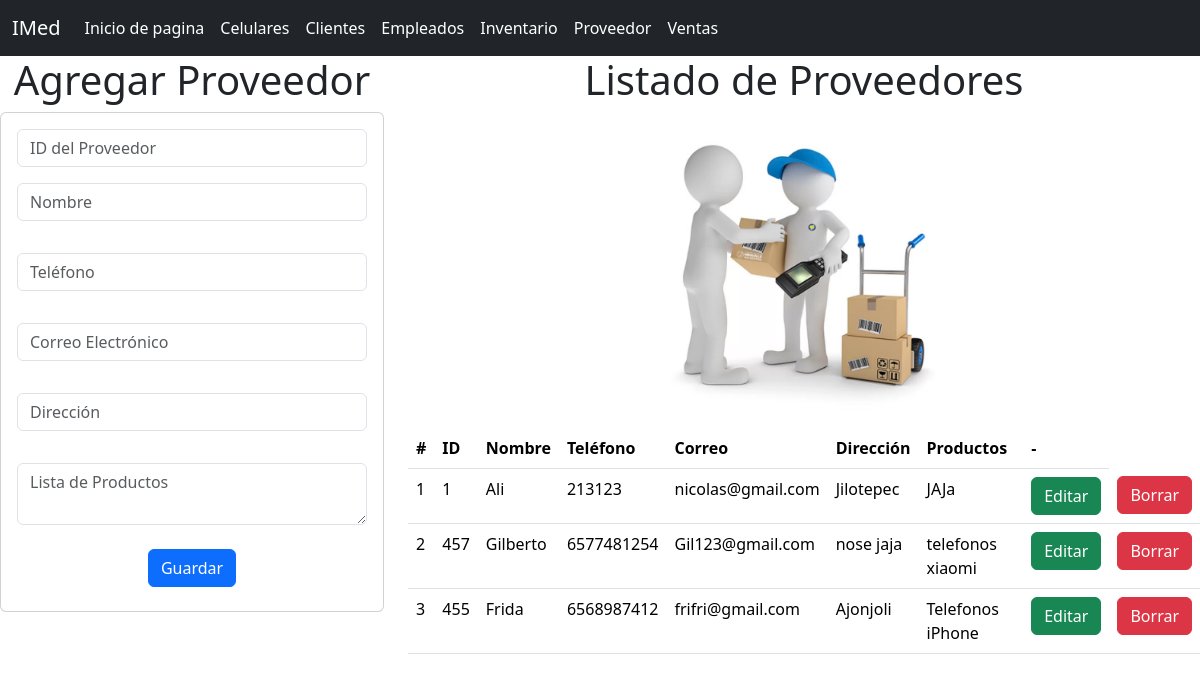
The page /proveedor_app/proveedores on the database its author committed.
### proveedor_app/models.py (models this page shows, shortened)
class Proveedor(models.Model):
    id_proveedor=models.IntegerField()
    nombre=models.CharField(max_length=20)
    telefono=models.IntegerField()
    correoelectronico=models.CharField(max_length=20)
    direccion=models.CharField(max_length=50)
    listasproductos=models.TextField(max_length=500)

### proveedor_app/views.py (the view)
# urls.py: path("proveedores",views.proveedores,name="proveedores"),
def proveedores(request):
    losproveedores = Proveedor.objects.all()
    return render(request, 'gestionarProveedores.html', {"misproveedores": losproveedores})

### proveedor_app/templates/gestionarProveedores.html (shortened to what this page needs)
{% extends "base.html" %}
{% load static %}
{% block cuerpo %}
<div class="row">
  <div class="col-sm-12 col-md-4 col-lg-4 col-xl-4">
      <h1>Agregar Proveedor</h1>
      <div class="card">
          <div class="card-body">
              <form action="{% url 'registrarProveedor' %}" method="POST">
                  <div class="form-group">
                      <input type="text" id="txtid" name="txtid" class="form-control" placeholder="ID del Proveedor" required>
                  </div>
                  <div class="form-group py-3">
                      <input type="text" id="txtnombre" name="txtnombre" class="form-control" placeholder="Nombre" maxlength="20" required>
                  </div>
                  <div class="form-group py-3">
                      <input type="number" id="numtelefono" name="numtelefono" class="form-control" placeholder="Teléfono" required>
                  </div>
                  <div class="form-group py-3">
                      <input type="email" id="txtcorreoelectronico" name="txtcorreoelectronico" class="form-control" placeholder="Correo Electrónico" maxlength="20" required>
                  </div>
                  <div class="form-group py-3">
                      <input type="text" id="txtdireccion" name="txtdireccion" class="form-control" placeholder="Dirección" maxlength="50" required>
                  </div>
                  <div class="form-group py-3">
                      <textarea id="txtlistasproductos" name="txtlistasproductos" class="form-control" placeholder="Lista de Productos" maxlength="500" required></textarea>
                  </div>
                  <div class="form-group py-2">
                      <button type="submit" class="btn btn-primary">Guardar</button>
                  </div>
              </form>
          </div>
      </div>
  </div>
  <div class="col-sm-12 col-md-8 col-lg-8 col-xl-8">
      <h1>Listado de Proveedores</h1>
      <img src="{% static 'img/proveedores.jpg' %}" style="width: 300px;" alt="Imagen de proveedores">
      <div class="table-responsive">
          <table class="table">
              <thead>
                  <tr>
                      <th>#</th>
                      <th>ID</th>
                      <th>Nombre</th>
                      <th>Teléfono</th>
                      <th>Correo</th>
                      <th>Dirección</th>
                      <th>Productos</th>
                      <th>-</th>
                  </tr>
              </thead>
              <tbody>
                  {% for proveedor in misproveedores %}
                      <tr>
                          <td>{{ forloop.counter }}</td>
                          <td>{{ proveedor.id_proveedor }}</td>
                          <td>{{ proveedor.nombre }}</td>
                          <td>{{ proveedor.telefono }}</td>
                          <td>{{ proveedor.correoelectronico }}</td>
                          <td>{{ proveedor.direccion }}</td>
                          <td>{{ proveedor.listasproductos }}</td>
                          <td><a href="seleccionarProveedor/{{ proveedor.id_proveedor }}" class="btn btn-success">Editar</a></td>
                          <td><a href="borrarProveedor/{{ proveedor.id_proveedor }}" class="btn btn-danger">Borrar</a></td>
                      </tr>
                  {% endfor %}
              </tbody>
          </table>
      </div>
  </div>
</div>
{% endblock %}

### rows shown on the page
Proveedor: id_proveedor "1", nombre "Ali", telefono "213123", correoelectronico "nicolas@gmail.com", direccion "Jilotepec", listasproductos "JAJa"
Proveedor: id_proveedor "457", nombre "Gilberto", telefono "6577481254", correoelectronico "Gil123@gmail.com", direccion "nose jaja", listasproductos "telefonos xiaomi"
Proveedor: id_proveedor "455", nombre "Frida", telefono "6568987412", correoelectronico "frifri@gmail.com", direccion "Ajonjoli", listasproductos "Telefonos iPhone"
